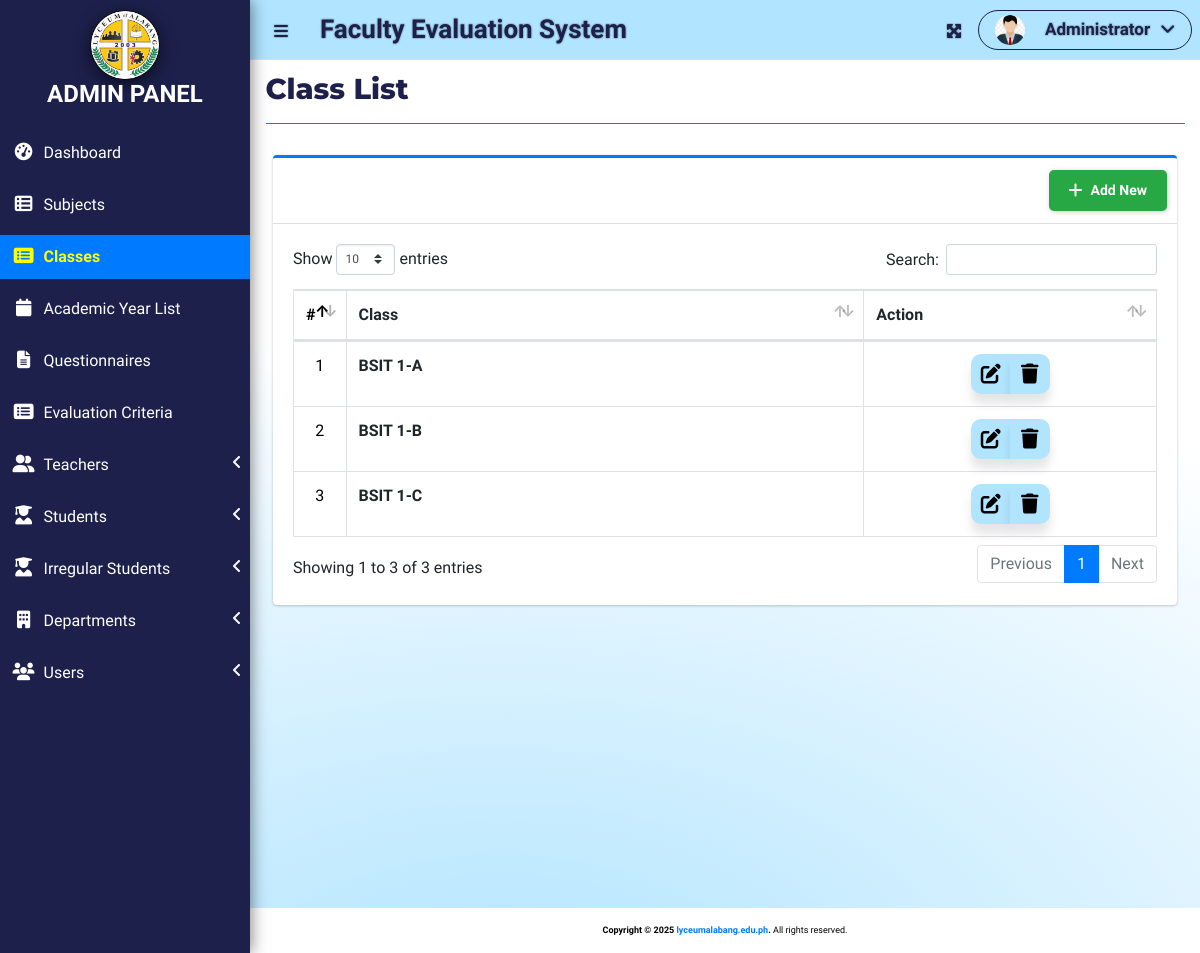
Before: /index.php?page=class_list (signed in) with the older database file.
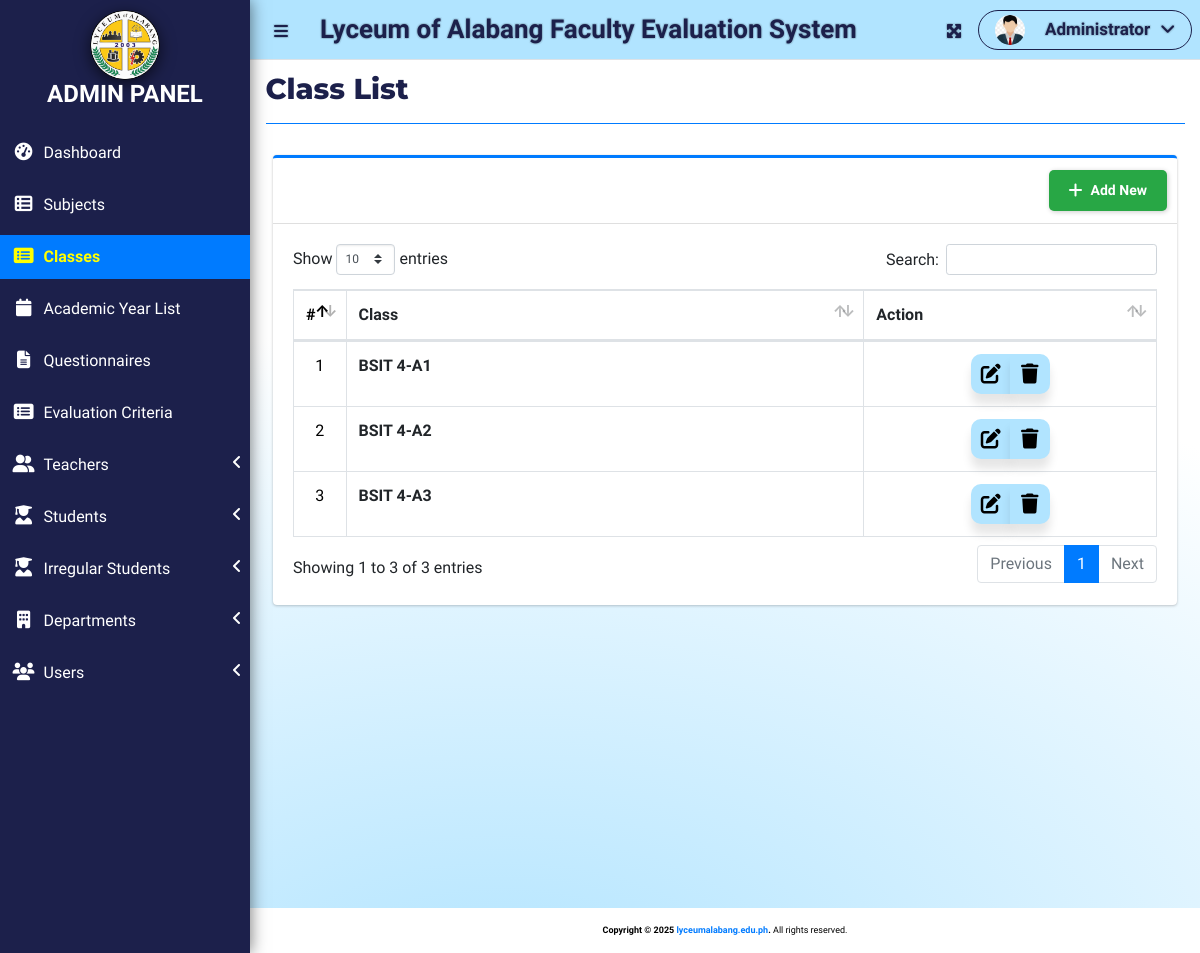
After: the same page with the newer database file.
### tables this page shows
CREATE TABLE `class_list` (
  `id` int(30) NOT NULL,
  `curriculum` text NOT NULL,
  `level` text NOT NULL,
  `section` text NOT NULL
);

### admin/class_list.php (the view, shortened to what this page needs)
<?php include 'db_connect.php'; ?>
<div class="col-lg-12">
  <div class="card card-outline card-primary">
    <div class="card-header">
      <div class="card-tools">
        <a class="btn new_class" href="javascript:void(0)">
          <i class="fa fa-plus"></i>
          <span class="text">Add New</span>
        </a>
      </div>
    </div>
    <div class="card-body">
      <table class="table table-hover table-bordered" id="list">
        <colgroup>
          <col width="5%">
          <col width="60%">
        </colgroup>
        <thead>
          <tr>
            <th class="text-center counter">#</th>
            <th>Class</th>
            <th>Action</th>
          </tr>
        </thead>
        <tbody>
          <?php
          $i = 1;
          $qry = $conn->query("
            SELECT
              *,
              CONCAT(curriculum, ' ', level, '-', section) AS `class`
            FROM
              class_list
            ORDER BY
              class ASC
          ");
          while($row = $qry->fetch_assoc()):
          ?>
          <tr>
            <td class="text-center counter"><?php echo $i++; ?></td>
            <td><b><?php echo htmlspecialchars($row['class']); ?></b></td>
            <td class="text-center">
              <div class="btn-group">
                <a href="javascript:void(0)" data-id="<?php echo $row['id']; ?>" class="btn manage_class">
                  <span class="edit-icon"><i class="fas fa-edit"></i></span>
                </a>
                <button type="button" class="btn delete_class" data-id="<?php echo $row['id']; ?>">
                  <span class="edit-icon"><i class="fas fa-trash"></i></span>
                </button>
              </div>
            </td>
          </tr>
          <?php endwhile; ?>
        </tbody>
      </table>
    </div>
  </div>
</div>

### topbar.php (shortened to what this page needs)
  <nav class="main-header navbar navbar-expand ">
    <ul class="navbar-nav">
    <?php if(isset($_SESSION['login_id'])): ?>
      <li class="nav-item">
        <a class="nav-link" data-widget="pushmenu" href="" role="button"><i class="fas fa-bars" style="color: #1C204B;"></i></a>
      </li>
    <?php endif; ?>
      <li>
      <a class="nav-link Custom-Loa" href="./" role="button" style="color: #1C204B; font-weight: 900;"> <large><b><?php echo $_SESSION['system']['name'] ?></b></large></a>
      </li>
    </ul>
    <ul class="navbar-nav ml-auto">
      <li class="nav-item">
        <a class="nav-link" data-widget="fullscreen" href="#" role="button">
          <i class="fas fa-expand-arrows-alt" style="color: #1C204B;"></i>
        </a>
      </li>
     <li class="nav-item dropdown">
     <a class="nav-link custom-nav-link" data-toggle="dropdown" aria-expanded="true" href="javascript:void(0)">
  <span>
    <img src="assets/uploads/<?php echo $_SESSION['login_avatar'] ?>" alt="" class="user-img">
    <b class="text"><?php echo ucwords($_SESSION['login_firstname']) ?></b>
    <span class="fa fa-angle-down"></span>
  </span>
</a>
      </li>
    </ul>
  </nav>

Changed rows visible on the page:
removed class_list: class "BSIT 1-A"
removed class_list: class "BSIT 1-B"
removed class_list: class "BSIT 1-C"
added class_list: class "BSIT 4-A1"
added class_list: class "BSIT 4-A2"
added class_list: class "BSIT 4-A3"
Other visible differences:
$_SESSION['system']['name']: "Faculty Evaluation System" → "Lyceum of Alabang Faculty Evaluation System"
